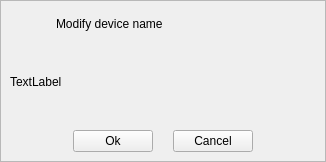
<?xml version="1.0" encoding="UTF-8"?>
<ui version="4.0">
 <class>PowerlineTimeLineBox</class>
 <widget class="QWidget" name="PowerlineTimeLineBox">
  <property name="geometry">
   <rect>
    <x>0</x>
    <y>0</y>
    <width>326</width>
    <height>162</height>
   </rect>
  </property>
  <property name="windowTitle">
   <string>Form</string>
  </property>
  <layout class="QHBoxLayout" name="horizontalLayout">
   <property name="spacing">
    <number>0</number>
   </property>
   <property name="margin">
    <number>0</number>
   </property>
   <item>
    <widget class="QFrame" name="iframe">
     <property name="frameShape">
      <enum>QFrame::StyledPanel</enum>
     </property>
     <property name="frameShadow">
      <enum>QFrame::Raised</enum>
     </property>
     <layout class="QVBoxLayout" name="verticalLayout">
      <property name="leftMargin">
       <number>9</number>
      </property>
      <property name="topMargin">
       <number>14</number>
      </property>
      <item>
       <widget class="QFrame" name="frame_3">
        <property name="sizePolicy">
         <sizepolicy hsizetype="Preferred" vsizetype="Fixed">
          <horstretch>0</horstretch>
          <verstretch>0</verstretch>
         </sizepolicy>
        </property>
        <property name="frameShape">
         <enum>QFrame::NoFrame</enum>
        </property>
        <property name="frameShadow">
         <enum>QFrame::Plain</enum>
        </property>
        <layout class="QHBoxLayout" name="horizontalLayout_3">
         <property name="spacing">
          <number>0</number>
         </property>
         <property name="margin">
          <number>0</number>
         </property>
         <item>
          <spacer name="horizontalSpacer_2">
           <property name="orientation">
            <enum>Qt::Horizontal</enum>
           </property>
           <property name="sizeType">
            <enum>QSizePolicy::Fixed</enum>
           </property>
           <property name="sizeHint" stdset="0">
            <size>
             <width>46</width>
             <height>18</height>
            </size>
           </property>
          </spacer>
         </item>
         <item>
          <widget class="QLabel" name="label_title">
           <property name="sizePolicy">
            <sizepolicy hsizetype="Expanding" vsizetype="Preferred">
             <horstretch>0</horstretch>
             <verstretch>0</verstretch>
            </sizepolicy>
           </property>
           <property name="text">
            <string>Modify device name</string>
           </property>
          </widget>
         </item>
        </layout>
       </widget>
      </item>
      <item>
       <widget class="QFrame" name="frame_1">
        <property name="sizePolicy">
         <sizepolicy hsizetype="Preferred" vsizetype="Expanding">
          <horstretch>0</horstretch>
          <verstretch>0</verstretch>
         </sizepolicy>
        </property>
        <layout class="QHBoxLayout" name="horizontalLayout_4">
         <property name="margin">
          <number>0</number>
         </property>
         <item>
          <widget class="QLabel" name="lab_content">
           <property name="sizePolicy">
            <sizepolicy hsizetype="Expanding" vsizetype="Expanding">
             <horstretch>0</horstretch>
             <verstretch>0</verstretch>
            </sizepolicy>
           </property>
           <property name="text">
            <string>TextLabel</string>
           </property>
           <property name="wordWrap">
            <bool>true</bool>
           </property>
          </widget>
         </item>
        </layout>
       </widget>
      </item>
      <item>
       <widget class="QFrame" name="frame_2">
        <property name="sizePolicy">
         <sizepolicy hsizetype="Preferred" vsizetype="Fixed">
          <horstretch>0</horstretch>
          <verstretch>0</verstretch>
         </sizepolicy>
        </property>
        <layout class="QHBoxLayout" name="horizontalLayout_2">
         <property name="spacing">
          <number>20</number>
         </property>
         <property name="margin">
          <number>0</number>
         </property>
         <item>
          <spacer name="horizontalSpacer">
           <property name="orientation">
            <enum>Qt::Horizontal</enum>
           </property>
           <property name="sizeHint" stdset="0">
            <size>
             <width>40</width>
             <height>20</height>
            </size>
           </property>
          </spacer>
         </item>
         <item>
          <widget class="QPushButton" name="but_ok">
           <property name="text">
            <string>Ok</string>
           </property>
          </widget>
         </item>
         <item>
          <widget class="QPushButton" name="but_cancel">
           <property name="text">
            <string>Cancel</string>
           </property>
          </widget>
         </item>
         <item>
          <spacer name="horizontalSpacer_3">
           <property name="orientation">
            <enum>Qt::Horizontal</enum>
           </property>
           <property name="sizeHint" stdset="0">
            <size>
             <width>40</width>
             <height>20</height>
            </size>
           </property>
          </spacer>
         </item>
        </layout>
       </widget>
      </item>
     </layout>
    </widget>
   </item>
  </layout>
 </widget>
 <resources/>
 <connections/>
</ui>
